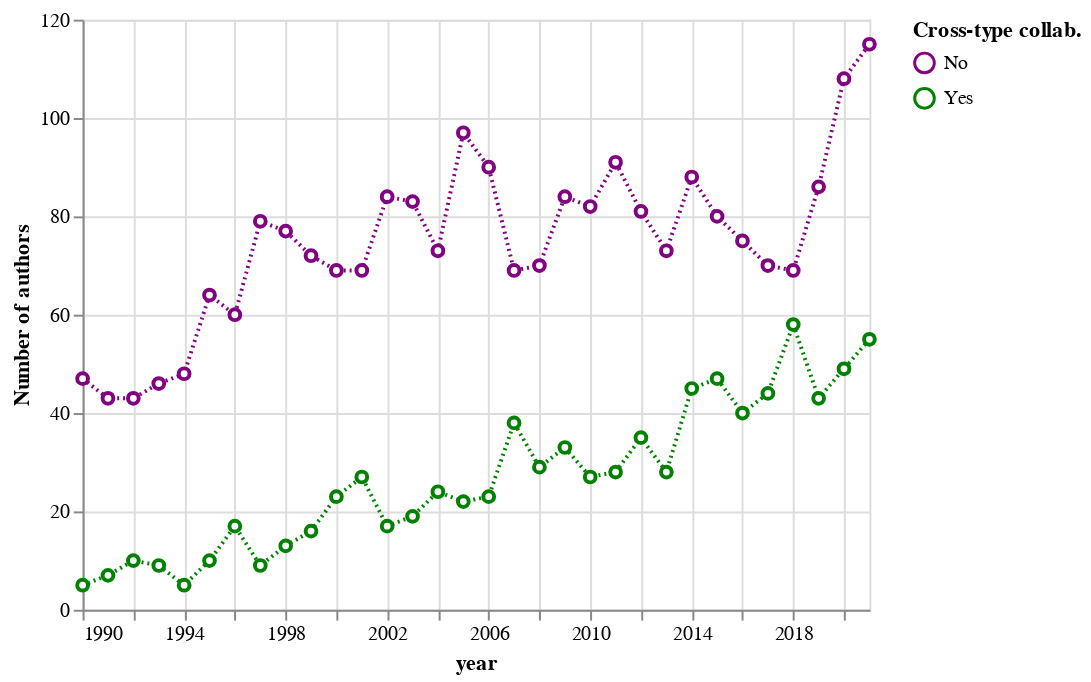

The notebook cell saved with this chart:
### Code cell
#         scale=alt.Scale(scheme='set1')
cross_type_count = alt.Chart(cross_type).mark_line(
    point={
      "filled": False,
      "fill": "white"
    },
    strokeDash=[1,2]
).encode(
    x = 'year',
    y = alt.Y(
        'count',
        title = 'Number of authors'
    ),
    color = alt.Color(
        'type',
        title = 'Cross-type collab.',
        sort = ['Yes', 'No'],
        scale=alt.Scale(domain=['No', 'Yes'],
                      range=['purple', 'green'])
    ),
)

cross_type_count

### Figure 1 — Vega-Lite specification as saved in the notebook (floating-point values rounded to 4 significant figures)
{"config": {"view": {"continuousWidth": 400, "continuousHeight": 300}}, "data": {"name": "data-2d3ad95c42951cdbb4e112c817be3df9"}, "mark": {"type": "line", "point": {"filled": false, "fill": "white"}, "strokeDash": [1, 2]}, "encoding": {"color": {"field": "type", "scale": {"domain": ["No", "Yes"], "range": ["purple", "green"]}, "sort": ["Yes", "No"], "title": "Cross-type collab.", "type": "nominal"}, "x": {"field": "year", "type": "temporal"}, "y": {"field": "count", "title": "Number of authors", "type": "quantitative"}}, "$schema": "https://vega.github.io/schema/vega-lite/v4.17.0.json", "datasets": {"data-2d3ad95c42951cdbb4e112c817be3df9": [{"year": "1990-01-01T00:00:00", "type": "No", "count": 47, "ratio": 0.9038}, {"year": "1990-01-01T00:00:00", "type": "Yes", "count": 5, "ratio": 0.09615}, {"year": "1991-01-01T00:00:00", "type": "No", "count": 43, "ratio": 0.86}, {"year": "1991-01-01T00:00:00", "type": "Yes", "count": 7, "ratio": 0.14}, {"year": "1992-01-01T00:00:00", "type": "No", "count": 43, "ratio": 0.8113}, {"year": "1992-01-01T00:00:00", "type": "Yes", "count": 10, "ratio": 0.1887}, {"year": "1993-01-01T00:00:00", "type": "No", "count": 46, "ratio": 0.8364}, {"year": "1993-01-01T00:00:00", "type": "Yes", "count": 9, "ratio": 0.1636}, {"year": "1994-01-01T00:00:00", "type": "No", "count": 48, "ratio": 0.9057}, {"year": "1994-01-01T00:00:00", "type": "Yes", "count": 5, "ratio": 0.09434}, {"year": "1995-01-01T00:00:00", "type": "No", "count": 64, "ratio": 0.8649}, {"year": "1995-01-01T00:00:00", "type": "Yes", "count": 10, "ratio": 0.1351}, {"year": "1996-01-01T00:00:00", "type": "No", "count": 60, "ratio": 0.7792}, {"year": "1996-01-01T00:00:00", "type": "Yes", "count": 17, "ratio": 0.2208}, {"year": "1997-01-01T00:00:00", "type": "No", "count": 79, "ratio": 0.8977}, {"year": "1997-01-01T00:00:00", "type": "Yes", "count": 9, "ratio": 0.1023}, {"year": "1998-01-01T00:00:00", "type": "No", "count": 77, "ratio": 0.8556}, {"year": "1998-01-01T00:00:00", "type": "Yes", "count": 13, "ratio": 0.1444}, {"year": "1999-01-01T00:00:00", "type": "No", "count": 72, "ratio": 0.8182}, {"year": "1999-01-01T00:00:00", "type": "Yes", "count": 16, "ratio": 0.1818}, {"year": "2000-01-01T00:00:00", "type": "No", "count": 69, "ratio": 0.75}, {"year": "2000-01-01T00:00:00", "type": "Yes", "count": 23, "ratio": 0.25}, {"year": "2001-01-01T00:00:00", "type": "No", "count": 69, "ratio": 0.7188}, {"year": "2001-01-01T00:00:00", "type": "Yes", "count": 27, "ratio": 0.2812}, {"year": "2002-01-01T00:00:00", "type": "No", "count": 84, "ratio": 0.8317}, {"year": "2002-01-01T00:00:00", "type": "Yes", "count": 17, "ratio": 0.1683}, {"year": "2003-01-01T00:00:00", "type": "No", "count": 83, "ratio": 0.8137}, {"year": "2003-01-01T00:00:00", "type": "Yes", "count": 19, "ratio": 0.1863}, {"year": "2004-01-01T00:00:00", "type": "No", "count": 73, "ratio": 0.7526}, {"year": "2004-01-01T00:00:00", "type": "Yes", "count": 24, "ratio": 0.2474}, {"year": "2005-01-01T00:00:00", "type": "No", "count": 97, "ratio": 0.8151}, {"year": "2005-01-01T00:00:00", "type": "Yes", "count": 22, "ratio": 0.1849}, {"year": "2006-01-01T00:00:00", "type": "No", "count": 90, "ratio": 0.7965}, {"year": "2006-01-01T00:00:00", "type": "Yes", "count": 23, "ratio": 0.2035}, {"year": "2007-01-01T00:00:00", "type": "No", "count": 69, "ratio": 0.6449}, {"year": "2007-01-01T00:00:00", "type": "Yes", "count": 38, "ratio": 0.3551}, {"year": "2008-01-01T00:00:00", "type": "No", "count": 70, "ratio": 0.7071}, {"year": "2008-01-01T00:00:00", "type": "Yes", "count": 29, "ratio": 0.2929}, {"year": "2009-01-01T00:00:00", "type": "No", "count": 84, "ratio": 0.7179}, {"year": "2009-01-01T00:00:00", "type": "Yes", "count": 33, "ratio": 0.2821}, {"year": "2010-01-01T00:00:00", "type": "No", "count": 82, "ratio": 0.7523}, {"year": "2010-01-01T00:00:00", "type": "Yes", "count": 27, "ratio": 0.2477}, {"year": "2011-01-01T00:00:00", "type": "No", "count": 91, "ratio": 0.7647}, {"year": "2011-01-01T00:00:00", "type": "Yes", "count": 28, "ratio": 0.2353}, {"year": "2012-01-01T00:00:00", "type": "No", "count": 81, "ratio": 0.6983}, {"year": "2012-01-01T00:00:00", "type": "Yes", "count": 35, "ratio": 0.3017}, {"year": "2013-01-01T00:00:00", "type": "No", "count": 73, "ratio": 0.7228}, {"year": "2013-01-01T00:00:00", "type": "Yes", "count": 28, "ratio": 0.2772}, {"year": "2014-01-01T00:00:00", "type": "No", "count": 88, "ratio": 0.6617}, {"year": "2014-01-01T00:00:00", "type": "Yes", "count": 45, "ratio": 0.3383}, {"year": "2015-01-01T00:00:00", "type": "No", "count": 80, "ratio": 0.6299}, {"year": "2015-01-01T00:00:00", "type": "Yes", "count": 47, "ratio": 0.3701}, {"year": "2016-01-01T00:00:00", "type": "No", "count": 75, "ratio": 0.6522}, {"year": "2016-01-01T00:00:00", "type": "Yes", "count": 40, "ratio": 0.3478}, {"year": "2017-01-01T00:00:00", "type": "No", "count": 70, "ratio": 0.614}, {"year": "2017-01-01T00:00:00", "type": "Yes", "count": 44, "ratio": 0.386}, {"year": "2018-01-01T00:00:00", "type": "No", "count": 69, "ratio": 0.5433}, {"year": "2018-01-01T00:00:00", "type": "Yes", "count": 58, "ratio": 0.4567}, {"year": "2019-01-01T00:00:00", "type": "No", "count": 86, "ratio": 0.6667}, {"year": "2019-01-01T00:00:00", "type": "Yes", "count": 43, "ratio": 0.3333}, {"year": "2020-01-01T00:00:00", "type": "No", "count": 108, "ratio": 0.6879}, {"year": "2020-01-01T00:00:00", "type": "Yes", "count": 49, "ratio": 0.3121}, {"year": "2021-01-01T00:00:00", "type": "No", "count": 115, "ratio": 0.6765}, {"year": "2021-01-01T00:00:00", "type": "Yes", "count": 55, "ratio": 0.3235}]}}
